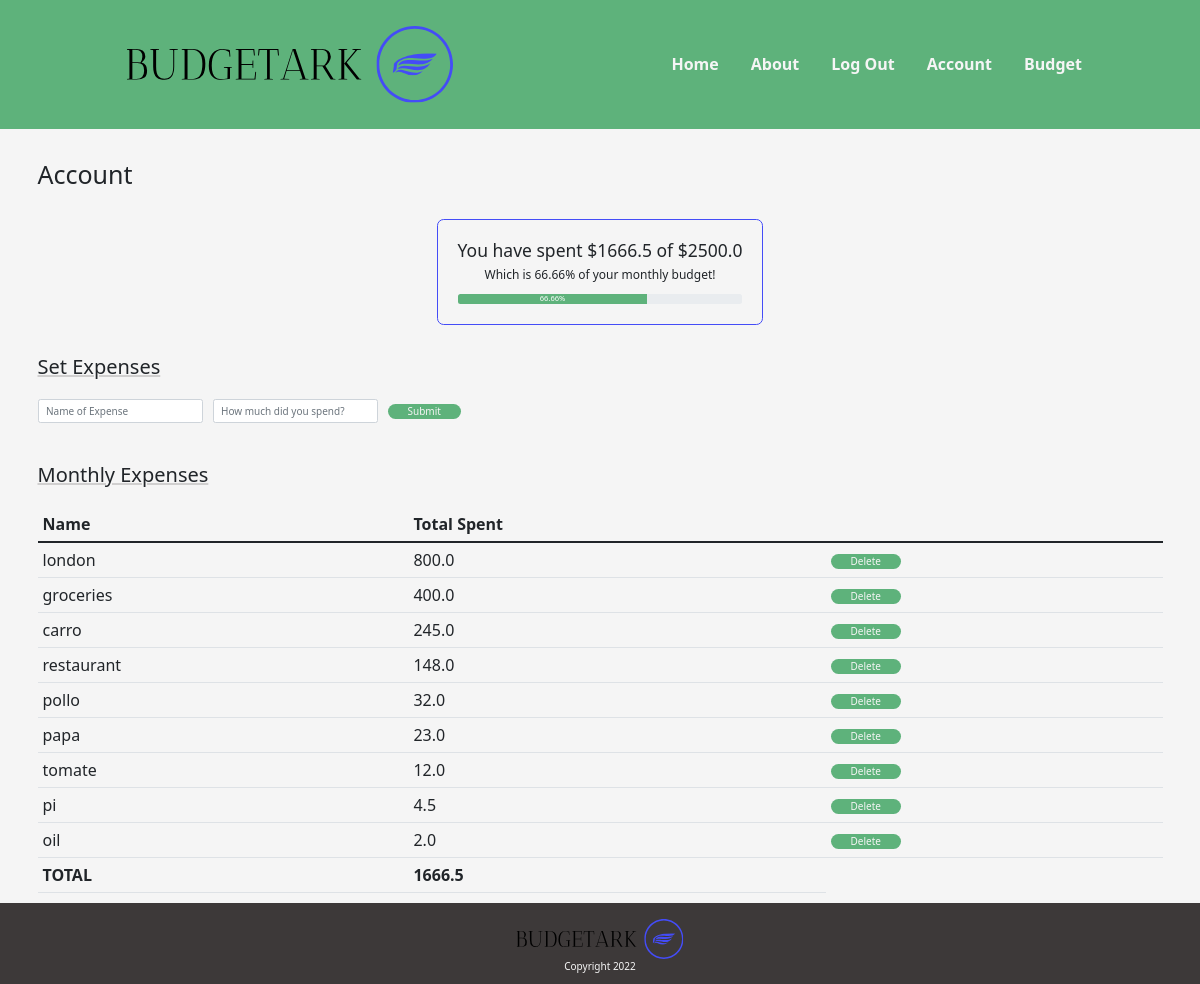
/account (signed in), run on the app's committed database.
### tables this page shows
CREATE TABLE 'users' ('id' INTEGER PRIMARY KEY NOT NULL, 'username'  TEXT NOT NULL  , 'password'  TEXT NOT NULL  , 'date_created'  DATETIME DEFAULT CURRENT_DATE  , budget REAL);

CREATE TABLE expenses (
'expenseID' INTEGER PRIMARY KEY,
'name' TEXT NOT NULL,
'money' REAL NOT NULL,
'date_created' DATETIME DEFAULT CURRENT_DATE,
'userID' INTEGER,
FOREIGN KEY(userID) REFERENCES users(id) );

### final/routes.py (the view)
@app.route("/account", methods=["GET", "POST"])
def account():
    form=ExpensesForm()
    budget=db.execute("SELECT budget FROM users WHERE id=?", session["user_id"])
    if request.method=="POST":
        db.execute("INSERT INTO expenses (name, money, userID) VALUES(?, ?, ?)", form.name.data, form.expense.data, session["user_id"])
        return redirect("/account")
    else:
        rows= db.execute("SELECT name, SUM(money) FROM expenses WHERE userID =? GROUP BY name ORDER BY SUM(money) DESC", session["user_id"])
        budget=db.execute("SELECT budget FROM users WHERE id=?", session["user_id"])
        sum=0
        total_spent=0
        for row in rows:
            sum += row['SUM(money)']
        for row in budget:
            if row['budget']== None:
                return redirect("/budget")
            total_spent= sum*100 / row['budget']
        return render_template("account.html", form=form, sum=sum, rows=rows, budget=budget, total_spent=total_spent)

### final/forms.py
class ExpensesForm(FlaskForm):
    name = StringField(label='Name',validators=[DataRequired()])
    expense = FloatField(label='Expense', validators=[DataRequired()])
    submit = SubmitField(label='Submit')
    delete = SubmitField(label='Delete')

### final/templates/account.html (shortened to what this page needs)
{% extends "layout.html" %}
{% block content %}
<div class="container">
    <h1>Account</h1>
    <div class="container_card">
        <div class="budget_card">
            {% for row in budget %}
            <h3>You have spent ${{sum}} of ${{row['budget']}}</h3>
            {% endfor %}
            <p>Which is {{total_spent}}% of your monthly budget!</p>
            <div class="progress">
                <div class="progress-bar bg-green" role="progressbar" style="width: {{total_spent}}%" aria-valuenow="25" aria-valuemin="0" aria-valuemax="100">{{total_spent}}%</div>
            </div>
        </div>
    </div>
    <form action="/account" method="post">
        <h2 class="expense">Set Expenses</h2>
        <div class="container_flex">
            <div class="mb-3">
                {%if form.name.errors%}
                {{form.name(class="form-control mx-auto w-auto is-invalid", placeholder="Name of Expense")}}
                    {% for error in form.name.errors %}
                        <span>{{error}}</span>
                    {% endfor %}
                    {% else %}
                    {{form.name(class="form-control mx-auto w-auto", placeholder="Name of Expense")}}
                {% endif %}
            </div>
            <div class="mb-3">
                {%if form.expense.errors%}
                {{form.expense(class="form-control mx-auto w-auto is-invalid", placeholder="How much did you spend?")}}
                    {% for error in form.name.errors %}
                        <span>{{error}}</span>
                    {% endfor %}
                    {% else %}
                    {{form.expense(class="form-control mx-auto w-auto", placeholder="How much did you spend?")}}
                {% endif %}
            </div>
            <div class="mb-3">
                {{form.submit(class="btn btn-primary")}}
            </div>
        </div>
    </form>
    <h2 class="expense">Monthly Expenses</h2>
    <table class="table">
        <thead>
          <tr>
            <th scope="col">Name</th>
            <th scope="col">Total Spent</th>
          </tr>
        </thead>
        <tbody>
        {% for row in rows %}
          <tr>
            <td>{{row['name']}}</td>
            <td>{{row['SUM(money)']}}</td>
            <td>
                <form action="/delete" method="POST">
                    {{form.delete(class="btn btn-primary")}}
                </form>
            </td>
        {% endfor %}
          </tr>
          <tr>
            <td class="bold">TOTAL</td>
            <td class="bold">{{sum}}</td>
        </tbody>
      </table>
</div>
{% endblock %}

### final/templates/layout.html (shortened to what this page needs)
<!DOCTYPE html>
<html lang="en">
<head>
    <link href="https://cdn.jsdelivr.net/npm/bootstrap@5.1.3/dist/css/bootstrap.min.css" rel="stylesheet">
    <link rel="stylesheet" href="{{ url_for('static', filename='styles.css')}}">
</head>
<body>
    <header>
        <div class="container_nav">
            <a href="/"><img src="{{ url_for('static', filename='logo.svg')}}" alt="logo of budget ark"></a>
            <ul class="nav">
                {% if session["user_id"] %}
                    <li class="nav_elements"><a href="/" class="nav_link">Home</a></li>
                    <li class="nav_elements"><a href="#" class="nav_link">About</a></li>
                    <li class="nav_elements"><a class="nav_link" href="/logout">Log Out</a></li>
                    <li class="nav_elements"><a href="/account" class="nav_link">Account</a></li>
                    <li class="nav_elements"><a href="/budget" class="nav_link">Budget</a></li>
                {% else %}
                    <li class="nav_elements"><a href="/" class="nav_link">Home</a></li>
                    <li class="nav_elements"><a href="#" class="nav_link">About</a></li>
                    <li class="nav_elements"><a href="/login" class="nav_link">Login</a></li>
                    <li class="nav_elements"><a href="/register" class="nav_link">Register</a></li>
                {% endif %}
            </ul>
        </div>
    </header>
    {% block content %}{% endblock %}
    <div class="container_footer">
        <footer>
            <a href="/"><img src="{{ url_for('static', filename='logo.svg')}}" alt="logo of budget ark"></a>
            <p>Copyright 2022</p>
        </footer>
    </div>
</body>
</html>

### final/static/styles.css (style rules this page uses)
*, *::before, *::after { box-sizing: border-box; }
* { margin: 0; padding: 0; }
html { font-size: 62.5%; }
html, body { height: 100vh; }
body { line-height: 1.5; -webkit-font-smoothing: antialiased; font-size: 1.6rem; background-color: var(--cl-light); height: 100vh; overflow-y: auto; }
img, picture, video, canvas, svg { display: block; max-width: 100%; }
input, button, textarea, select { font: inherit; }
p, h1, h2, h3, h4, h5, h6 { overflow-wrap: break-word; }
:root { --ff-all: 'Roboto', Sans-serif; --cl-light: #F5F5F5; --cl-dark: #3D3939; --cl-accent: #444cf7; --cl-primary: #5EB27B; }
.container_nav { width: 100%; display: flex; flex-direction: column; justify-content: center; align-items: center; background-color: var(--cl-primary); padding: 1rem; }
a { text-decoration: none; font-weight: 700; }
.container_nav img { width: 20rem; height: auto; padding: 1.6rem; }
.container_nav ul { list-style: none; display: flex; justify-content: center; padding: 0 .8rem; gap: 3.2rem; }
.container_nav ul li { text-decoration: none; }
.container_nav ul li a, .container_nav ul li a:visited { text-decoration: none; color: var(--cl-light); }
@media only screen and (min-width: 768px) { .container_nav { width: 100%; display: flex; flex-direction: row; justify-content: space-between; flex-wrap: nowrap; background-color: var(--cl-primary); } }
@media only screen and (min-width: 768px) { .container_nav img { width: 36rem; height: auto; padding: 1.6rem; margin-left: 10rem; } }
@media only screen and (min-width: 768px) { .container_nav ul { list-style: none; display: flex; justify-content: right; align-items: center; gap: 3.2rem; margin-right: 10rem; } }
@media only screen and (min-width: 768px) { .container_nav ul li { text-decoration: none; } }
@media only screen and (min-width: 768px) { .container_nav ul li a { text-decoration: none; color: var(--cl-light); } }
body { display: flex; flex-direction: column; justify-content: space-between; }
.container_footer { width: 100%; }
footer { background-color: var(--cl-dark); display: flex; flex-direction: column; justify-content: center; align-items: center; }
footer img { width: 20rem; height: auto; padding: 1.6rem 1.6rem 0 1.6rem; }
footer p { font-size: 1rem; color: var(--cl-light); }
.mb-3 { display:flex ; flex-direction: column; align-items: center; justify-content: center; margin-bottom: 1.25rem; }
.btn-primary { background-color: var(--cl-primary); color: var(--cl-light); border: none; border-radius: 1rem; padding: 0 2rem; cursor: pointer; }
.container h1 { margin-top: 3rem; margin-bottom: 3rem; }
.container_flex { margin-bottom: 3rem; display: flex; gap: 1rem; }
.bold { font-weight: 700; }
.container_card { display: flex; justify-content: center; align-items: center; margin-bottom: 3rem; }
.budget_card { border: 1px solid var(--cl-accent); border-radius: 5pt; padding: 2rem; }
.budget_card p { font-size: 1.2rem; text-align: center; }
.expense { margin-bottom: 2rem; text-decoration: underline; text-decoration-color: rgba(61, 57, 57, 0.2); }
.bg-green { background-color: #5EB27B; }

### data on the page
users: sum "1666.5", budget "2500.0"
expenses: name "london", money "800.0"
expenses: name "groceries", money "400.0"
expenses: name "carro", money "245.0"
expenses: name "restaurant", money "148.0"
expenses: name "pollo", money "32.0"
expenses: name "papa", money "23.0"
expenses: name "tomate", money "12.0"
expenses: name "oil", money "2.0"

### other printed values
{{ total_spent }} "66.66"
{{ row['name'] }} "pi"
{{ row['SUM(money)'] }} "4.5"
{{ sum }} "1666.5"
